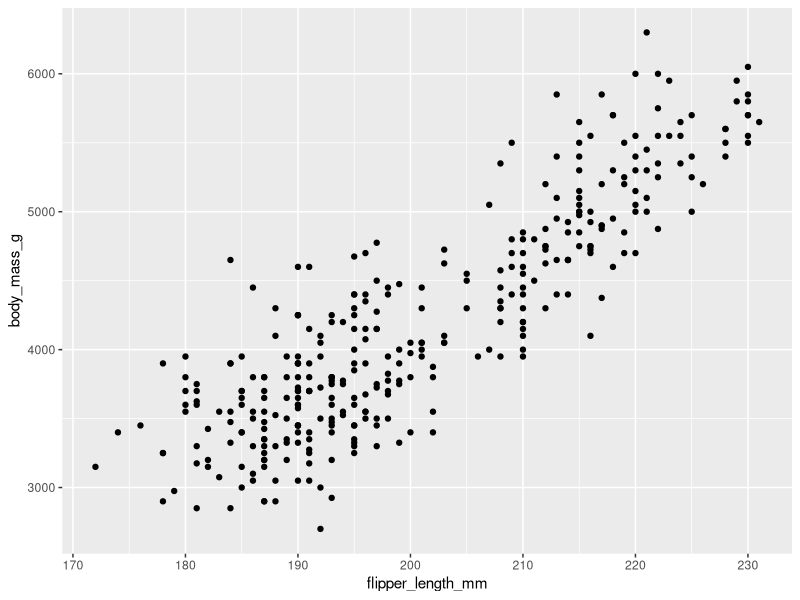
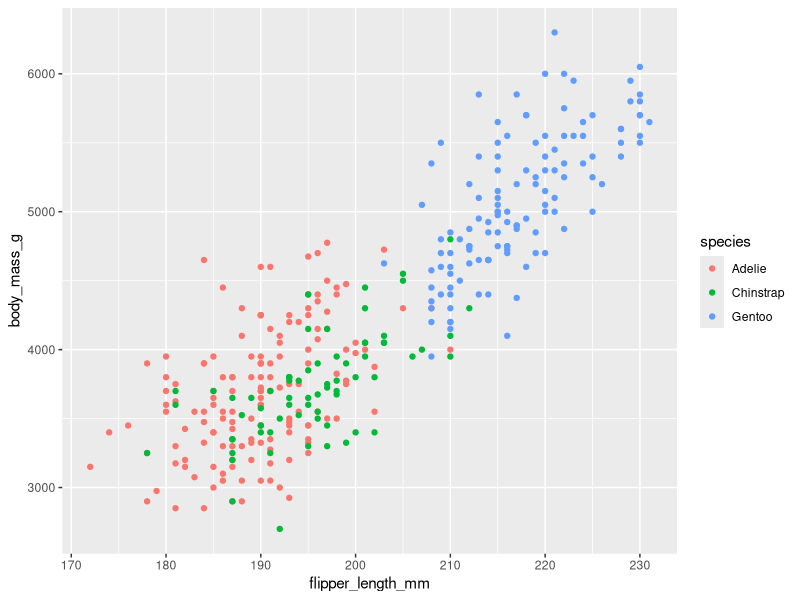
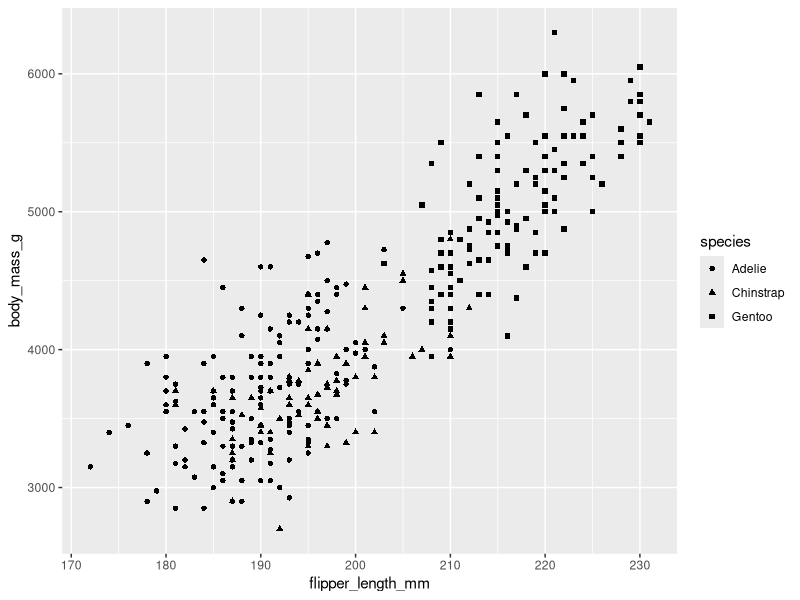
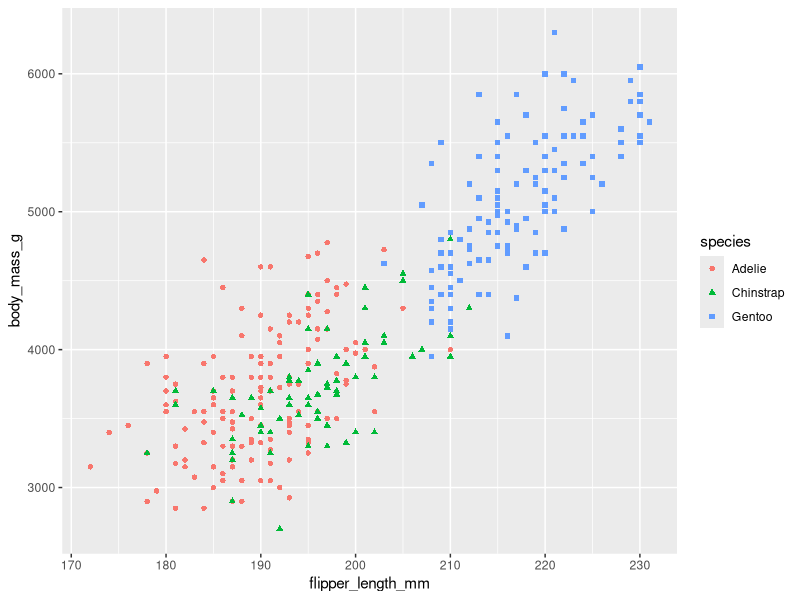
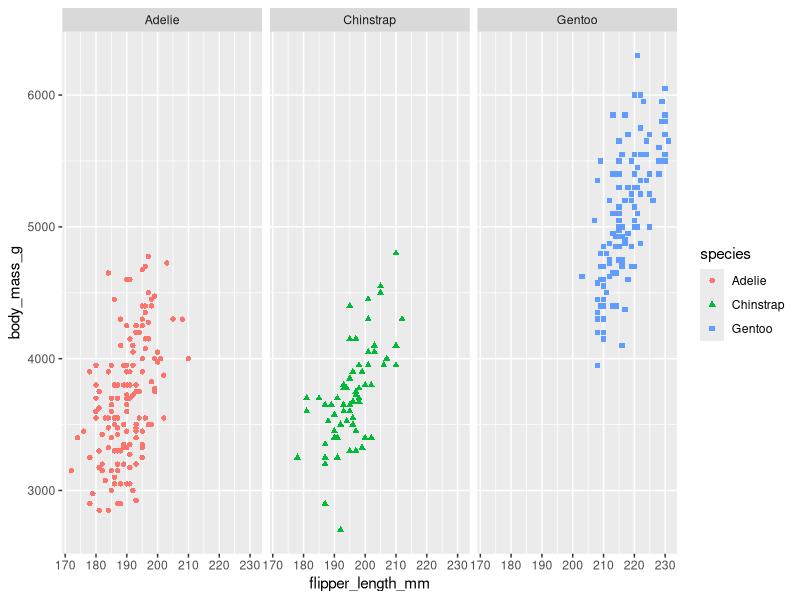
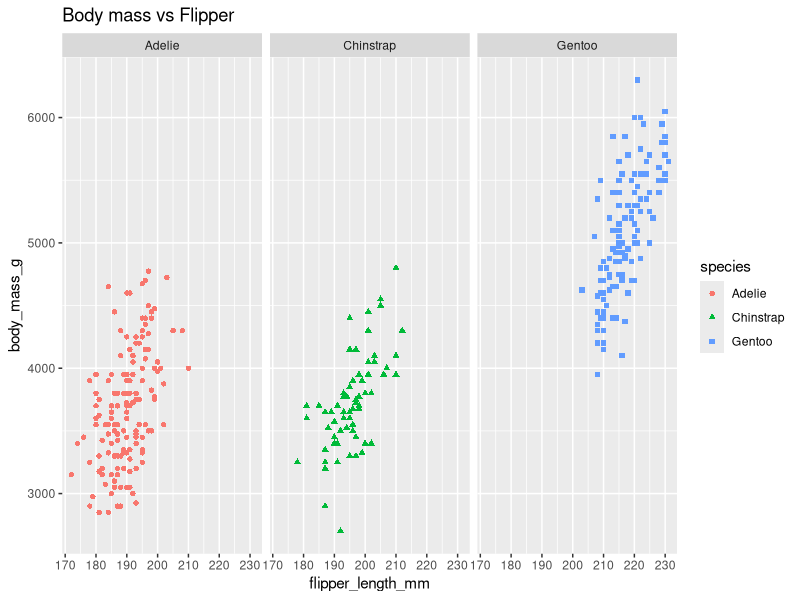

Reproduce these figures in R, in order.
library("palmerpenguins")
library(ggplot2)

ggplot(data = penguins, aes(x=flipper_length_mm, y=body_mass_g)) + geom_point()

ggplot(data = penguins, aes(x=flipper_length_mm, y=body_mass_g)) + 
      geom_point(aes(color = species))

ggplot(data = penguins, aes(x=flipper_length_mm, y=body_mass_g)) + 
  geom_point(aes(shape = species))

ggplot(data = penguins, aes(x=flipper_length_mm, y=body_mass_g)) + 
  geom_point(aes(shape = species, color = species))

ggplot(data = penguins, aes(x=flipper_length_mm, y=body_mass_g)) + 
  geom_point(aes(shape = species, color = species)) + facet_wrap(~species)

ggplot(data = penguins, aes(x=flipper_length_mm, y=body_mass_g)) + 
  geom_point(aes(shape = species, color = species)) + facet_wrap(~species) + labs(title = "Body mass vs Flipper")
